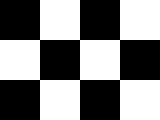
#> input picture 1.NonMaximumSupression/input/check.bmp, 160 x 120 px
$ python Code.py   (older library calls are emulated)
#> lines starting #> are read from the running program, lines starting #| are printed output that depends on the picture; after the words box and inside, x2 and y2 are one past the last pixel; in counts of white or black regions, pixels touching at a corner belong together
### 1.NonMaximumSupression/Utilities.py
import cv2
import numpy as np

def get_gradients_xy(img, ksize):
    ## Student Code ~ 2 lines of codes
    #print(img.dtype)
    sobelx = cv2.Sobel(img, cv2.CV_16S, 1,0,ksize=ksize)
    sobely = cv2.Sobel(img, cv2.CV_16S, 0,1,ksize=ksize)
    #
    sobelx = np.absolute(sobelx)
    sobely = np.absolute(sobely)

    sobelx = np.uint8(sobelx)
    sobely = np.uint8(sobely)

    return sobelx, sobely
    ## Student Code Ends


def rescale(img, min,max):
    ## Student Code
    img = (img-img.min())/float(img.max()-img.min())
    img = min + img * (max-min)
    ## End Student Code
    return img

### 1.NonMaximumSupression/Code.py
import Utilities as utl
import cv2
import numpy as np
import matplotlib.pyplot as plt


def NonMaximalSuppression(img, radius):
    """
    consider only the max value
    within window of size(radious x radious)
    around each pixel and assume all other value with 0
    """
    suppresedImg = np.zeros(img.shape,dtype=np.uint8)
    height = img.shape[0]
    width = img.shape[1]
    max = -1
    posX = -1
    posY = -1
    for row in range (0,height,radius):
        for column in range (0,width, radius):
            filter = img [row:row+radius,column:column+radius]
            for filterRow in range(0,radius):
                for filterColumn in range(0,radius):
                    if filterRow < filter.shape[0] and filterColumn < filter.shape[1]:
                        if filter[filterRow][filterColumn]> max:
                            max = filter[filterRow][filterColumn]
                            posX = filterRow
                            posY = filterColumn
            suppresedImg[row+posX][column+posY] = max
            max=-1
            posX = -1
            posY = -1
    return suppresedImg


"""
1- gradients in both the X and Y directions.
2- smooth the derivative a little using gaussian
> try on TransA, SimA
> save output as  lab4-1-a-1.png, lab4-1-a-1.png
3- Calculate R:
	3.1 Loop on each pixel:
	3.2 Calculate M for each pixel:
		3.2.1 calculate a11=Gx^2, a12=GxGy, a21=GxGy, a22=Gy^2
	3.3 Calculate Det_M = np.linalg.det(a) or Det_M = a11*a22 - a12*a21; and trace=a11+a22
	3.4 Calculate Response at this pixel = det-k*trace^2
	3.5 Display the result, but make sure to re-scale the data in the range 0 to 255
4- Threshold and Non-Maximal Suppression

"""
# 1- gradients in both the X and Y directions.
def harris(img, thresh, radius, verbose=True):
    Gx, Gy = utl.get_gradients_xy(img, 5)
    if verbose:
        cv2.imshow("Gradients", np.hstack([Gx, Gy]))

    # 2- smooth the derivative a little using gaussian
    #Student Code ~ 2 Lines
    Gx = cv2.GaussianBlur(Gx, (5, 5), sigmaX=3,sigmaY=0)
    Gy = cv2.GaussianBlur(Gy, (5, 5), sigmaX=0,sigmaY=3)
    #End Student Code

    cv2.imshow("Blured", np.hstack([Gx, Gy]))
    #cv2.waitKey(0)
    #cv2.destroyAllWindows()

    # 3- Calculate R:
    R = np.zeros(img.shape)
    k = 0.04

    # 	3.1 Loop on each pixel:
    for i in range(len(Gx)):
        for j in range(len(Gx[i])):
    # 	3.2 Calculate M for each pixel:
    # 		    M = [[a11, a12],
    #                [a21, a22]]
    #           with a11=Gx^2, a12=GxGy, a21=GxGy, a22=Gy^2
            #Student Code ~ 1 line of code
            M = np.array([[int(Gx[i,j])*int(Gx[i,j]), int(Gx[i,j])*int(Gy[i, j])],
                          [int(Gx[i,j])*int(Gy[i,j]), int(Gy[i,j])*int(Gy[i, j])]])
            #Student Code

    # 	3.3 Calculate Det_M = np.linalg.det(a) or Det_M = a11*a22 - a12*a21; and trace=a11+a22
            Det_M = np.linalg.det(M)

    # 	3.4 Calculate Response at this pixel = det-k*trace^2
    #   where trace of M is the sum of its diagonals
            #Student Code ~ 1 line of code
            R[i, j] = Det_M - k*(M[0,0]+M[1, 1])**2
            #End Student Code

    # 4 Display the result, but make sure to re-scale the data in the range 0 to 255

    R = utl.rescale(R, 0, 255)

    plt.imshow(R, cmap="gray")
    plt.show()
    # 5- Threshold and Non-Maximal Suppression
    # Student Code ~ 2 lines of code
    #R[R>thresh] = 255
    #R[R<=thresh] = 0
    #M = 0.01 * R.max()
    #M=-100
    # Threshold for an optimal value, it may vary depending on the image.
    R = NonMaximalSuppression(R, radius)
    R[R > thresh] = 255
    R[R <= thresh] = 0
    # End Student Code
    plt.imshow(R, cmap="gray")
    plt.show()

    return R

img_pairs = [['check.bmp', 'check_rot.bmp']]#,['simA.jpg','simB.jpg'],['transA.jpg','transB.jpg']]
dir = 'input/'
i = 0
radius = [2,3,5,7,9,11,35]
threshold = [190,200,210,220,230,240,250]
for index in range (0,len(radius)):
    for [img1,img2] in img_pairs:
        print ('Image {image1} and image {image2} with radius of {radius} and threshold of {thres}'.format(image1=img1,image2=img2,radius=radius[index],thres=threshold[index]))
        i += 1
        img1 = cv2.imread(dir+img1, 0)
#> img1: shape (120, 160); 50% white; 1 white region, box (x1, y1, x2, y2) and area: (0, 0, 160, 120) 9600
        img2 = cv2.imread(dir+img2, 0)
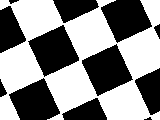
#> input picture 1.NonMaximumSupression/input/check_rot.bmp, 160 x 120 px
#> img2 is the input picture: shape (120, 160); min 0, max 255, mean 137.7
        r1 = harris(img1,thresh=threshold[index],radius=radius[index])
#> the loop in harris, `for i in range(len(Gx)):` made 120 passes
#> after the loop in NonMaximalSuppression, `for row in range (0,height,radius):`:
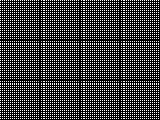
#> suppresedImg: shape (120, 160); min 0, max 255, mean 63.1
#> in harris, `R[R > thresh] = 255`: R: shape (120, 160); 6.46% of pixels changed, all inside (x1, y1, x2, y2) = (0, 0, 159, 119)
#> in harris, `R[R <= thresh] = 0`: R: shape (120, 160); 24.9% white in thin lines or dots
        r2 = harris(img2,thresh=threshold[index],radius=radius[index]) #Note that threshod may need to be different from picture to another
#> call 2 of harris, with thresh = 190, radius = 2, verbose = True
#> call 2 of get_gradients_xy, with ksize = 5
#> in get_gradients_xy (call 2), `sobely = cv2.Sobel(img, cv2.CV_16S, 0,1,ksize=ksize)`:
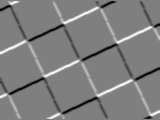
#> sobely: shape (120, 160) int16; min -12240, max 12240, mean -0.2; drawn with min black and max white
#> in harris (call 2), `Gy = cv2.GaussianBlur(Gy, (5, 5), sigmaX=0,sigmaY=3)`:
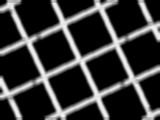
#> Gy: shape (120, 160); min 0, max 245, mean 56.9
#> in harris (call 2), `cv2.imshow("Blured", np.hstack([Gx, Gy]))`:
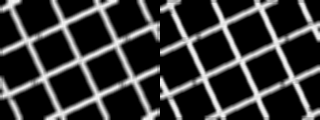
#> window 'Blured': shape (120, 320); min 0, max 246, mean 57
#> the loop in harris (call 2), `for i in range(len(Gx)):` made 120 passes
#> after the loop in harris (call 2), `for i in range(len(Gx)):`:
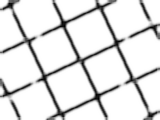
#> R: shape (120, 160) float64; min -522067661.4, max 0, mean -62286114.2; drawn with min black and max white
#> in harris (call 2), `R[R <= thresh] = 0`:
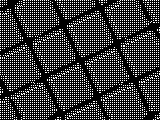
#> R: shape (120, 160); 22.2% white in thin lines or dots
        plt.figure(i)
        plt.subplot(221), plt.imshow(img1, cmap='gray')
        plt.subplot(222), plt.imshow(img2, cmap='gray')
        plt.subplot(223), plt.imshow(r1, cmap='gray')
        plt.subplot(224), plt.imshow(r2, cmap='gray')
        plt.show()
